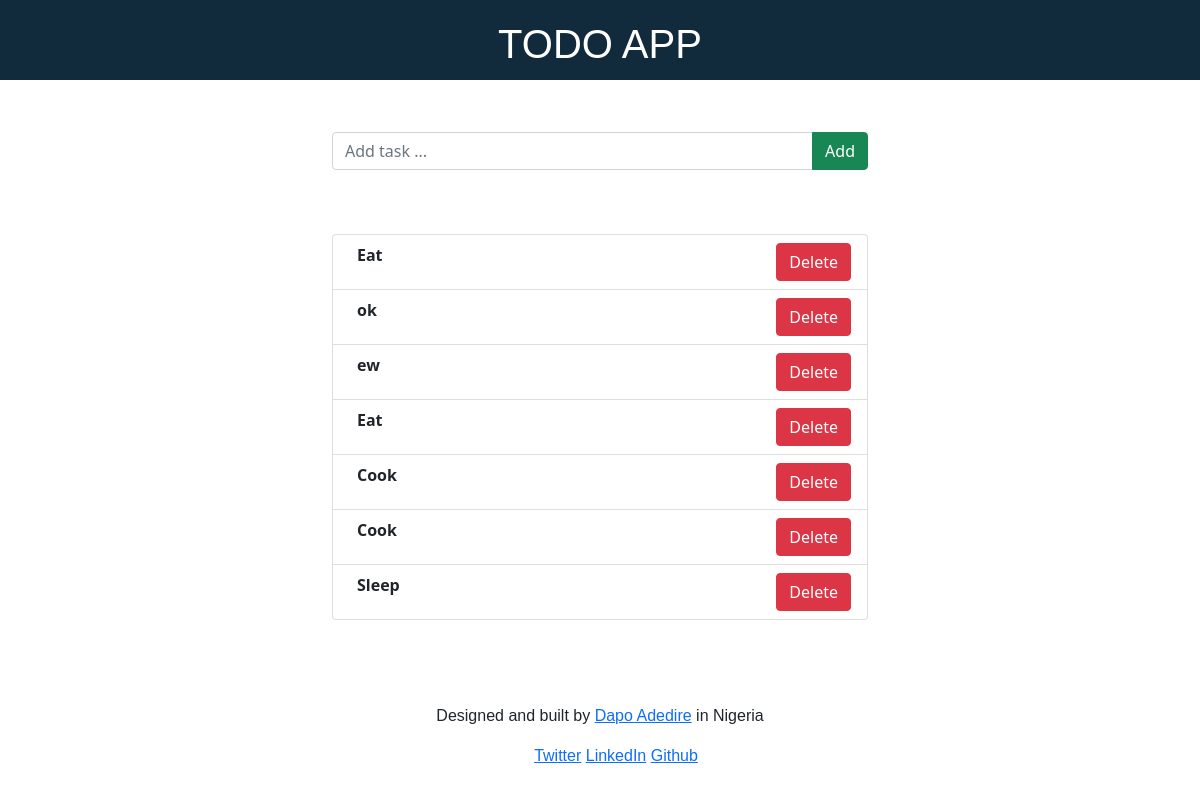
Before: / with the older database file.
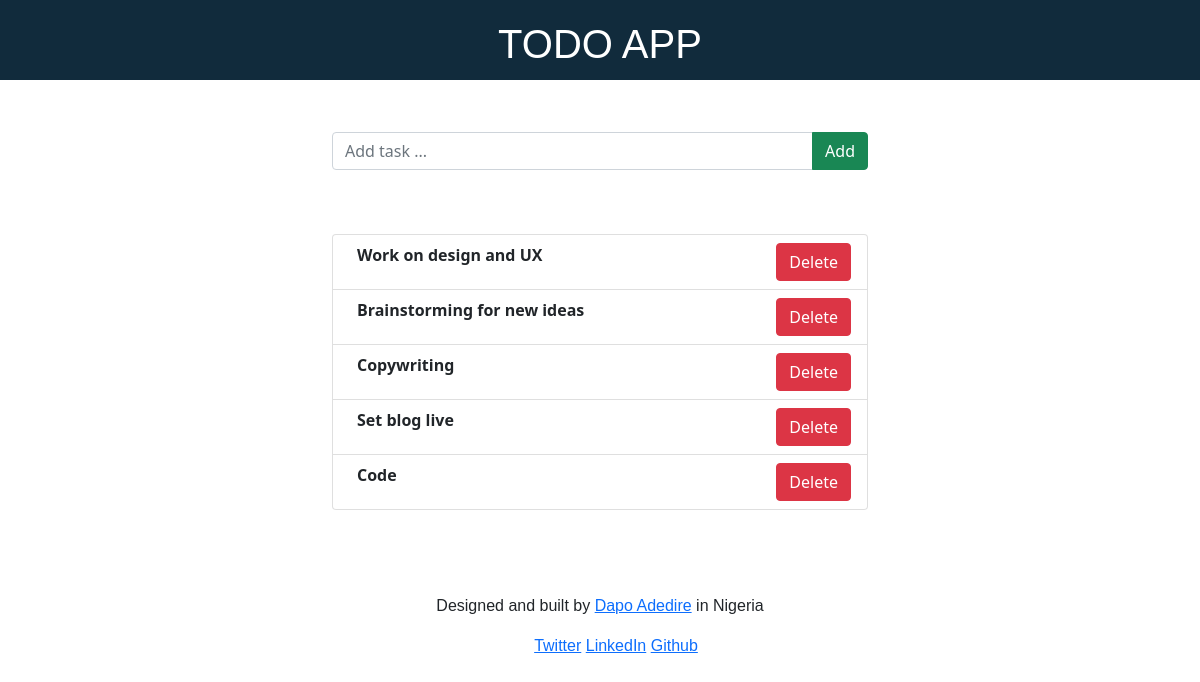
After: the same page with the newer database file.
### todo/models.py (models this page shows, shortened)
class TodoItem(models.Model):
    content = models.CharField(max_length=100)
    created = models.DateTimeField(auto_now_add=True)
    class Meta:
        ordering = ['-created']

### todo/views.py (the view)
# urls.py: path('', views.todoView, name = "todoView"),
def todoView(request):
    all_todo_items = TodoItem.objects.all()
    return render(request, 'todo.html',
        {'all_items': all_todo_items})

### templates/todo.html (shortened to what this page needs)
{% load static %}
<!DOCTYPE html>
<html lang="en">
    <head>
        <link href="{% static 'todo.css' %}" rel="stylesheet">
        <link href="https://cdn.jsdelivr.net/npm/bootstrap@5.0.2/dist/css/bootstrap.min.css" rel="stylesheet">
    </head>
    <body>
        <header>
            <h1>TODO APP</h1>
        </header>
        <section>
            <div class="container">
                <form method="post" action="/addTodo/">{% csrf_token %}
                    <div class="input-group mb-3">
                      <input type="text" class="form-control" placeholder="Add task ..." aria-label="Add task..." aria-describedby="button-addon2" name ="content" required maxlength="100">
                      <button class="btn btn-success" type="submit" name= "submit" id="button-addon2">Add</button>
                    </div>
                </form>
                <div class="todo">
                    <ul class="list-group">
                        {% for todo_item in all_items %}
                           <li class="list-group-item d-flex justify-content-between align-items-start">
                             <div class="ms-2 me-auto">
                              <div class="fw-bold">{{ todo_item.content }}</div>
                             </div>
                             <form id= "delete" method="post" action="/delTodo/{{ todo_item.id }}/">{% csrf_token %}
                                <button class="btn btn-danger" type="submit" name= "submit" id="button-addon2">Delete</button>
                               </form>
                           </li>
                        {% endfor %}
                    </ul>
                </div>
            </div>
        </section>
        <footer>
            <p>Designed and built by <a href="http://wa.me/2349038388723" target="_blank">Dapo Adedire</a> in Nigeria</p>
            <p>
                <ul>
                    <li><a href="http://www.twitter.com/dapo_adedire/" target="_blank">Twitter</a></li>
                    <li><a href="http://www.linkedin.com/in/dapoadedire" target="_blank">LinkedIn</a></li>
                    <li><a href="http://www.github.com/dapoadedire/" target="_blank">Github</a></li>
                </ul>
            </p>
        </footer>
    </body>
</html>

### static/todo.css (style rules this page uses)
header { margin-bottom: 2rem; font-family: 'Fredoka', sans-serif; font-size: 1.5rem; font-weight: bold; text-align: center; height: 5rem; background-color: #112B3C; color: #fff; }
header h1 { padding-top: 20px; }
section { width: 50%; height: auto; margin: auto; margin-top: 2rem; padding: 20px; }
.todo { margin-top: 4rem; margin-bottom: 4rem; }
footer { font-family: 'Fredoka', sans-serif; text-align: center; }
footer ul li { display: inline; }

Changed rows visible on the page:
removed TodoItem: content "Eat"
removed TodoItem: content "ok"
removed TodoItem: content "ew"
removed TodoItem: content "Eat"
removed TodoItem: content "Cook"
removed TodoItem: content "Cook"
removed TodoItem: content "Sleep"
added TodoItem: content "Work on design and UX"
added TodoItem: content "Brainstorming for new ideas"
added TodoItem: content "Copywriting"
added TodoItem: content "Set blog live"
added TodoItem: content "Code"
